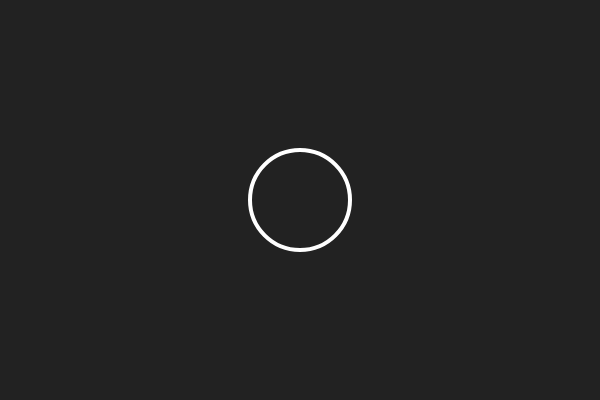
Frame 1 (no input)
Frame 60 (no input): identical to frame 1, image omitted
Frame 120 (the mouse pressed at the canvas centre since frame 60): identical to frame 1, image omitted

The p5.js sketch that drew this single still picture (run headless with seeded random() and noise() and a simulated clock; from frame 60 on, the mouse is pressed at the canvas centre):

// p5.js sketch
// ── sketch.js
function setup() {
  createCanvas(600, 400);
}

function draw() {
  background("#222222");
  
  stroke(255);
  strokeWeight(4);
  noFill();
  
  // add conditional 
  if(mouseX > 300) {
    fill(200,200,200,100)
  }
  ellipse(width/2, height/2, 100, 100);
}
